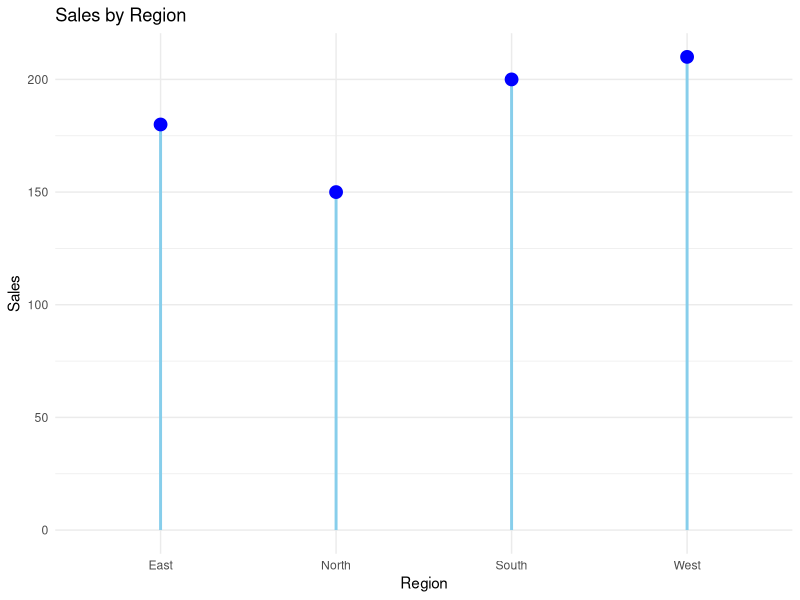

The R source for this figure:
# Load necessary library
library(ggplot2)

# Create the dataset
region <- c("North", "South", "East", "West")
sales <- c(150, 200, 180, 210)
data <- data.frame(region, sales)

# Create the lollipop plot
ggplot(data, aes(x = region, y = sales)) +
  geom_segment(aes(x = region, xend = region, y = 0, yend = sales), color = "skyblue", size = 1) +
  geom_point(color = "blue", size = 4) +
  labs(title = "Sales by Region", x = "Region", y = "Sales") +
  theme_minimal()
